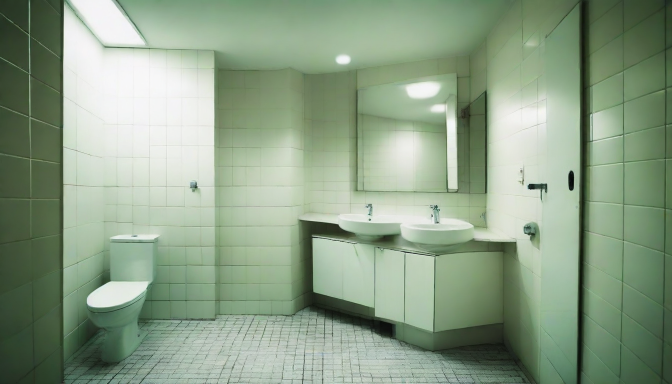
#> input picture o-reflexo/assets/plates/cctv_empty.png, 1344 x 768 px, given in place of s02_a.png, which was not available (shown at 1/2 size)
$ python composites.py
#> lines starting #> are read from the running program, lines starting #| are printed output that depends on the picture; after the words box and inside, x2 and y2 are one past the last pixel; in counts of white or black regions, pixels touching at a corner belong together
"""Monta as imagens-base compostas (espelhos) a partir das imagens geradas."""
import os
import numpy as np
from PIL import Image, ImageFilter, ImageEnhance, ImageDraw
ROOT = os.path.dirname(os.path.dirname(os.path.abspath(__file__))); P = f"{ROOT}/assets/plates"
L = lambda n: Image.open(f"{P}/{n}.png").convert("RGB")

def soft_mask(size, box, feather):
    m = Image.new("L", size, 0); ImageDraw.Draw(m).rectangle(box, fill=255); return m.filter(ImageFilter.GaussianBlur(feather))

# S02: Clara de perfil (real, à esquerda) + o espelho à direita com o reflexo (a mesma pessoa, espelhada)
a = L("s02_a"); W, H = a.size; mx0 = 985; gw = W - mx0
#> further down, a is the input picture: PIL image 1344x768 RGB; mean R, G, B 139.3, 158.7, 134.4
#> after `W, H = a.size`: W = 1344; H = 768
#> after `gw = W - mx0`: gw = 359
fl = a.transpose(Image.FLIP_LEFT_RIGHT)
back = fl.crop((0, 0, gw, H)).filter(ImageFilter.GaussianBlur(3))                      # parede refletida
person = fl.crop((330, 0, 1150, 768)); sc = 0.55; GH = 560
person = person.resize((int(person.width * sc), int(person.height * sc)), Image.LANCZOS)
#> person: PIL image 451x422 RGB
glass = back.copy()
pm = soft_mask(person.size, (40, 50, person.width - 40, person.height + 80), 32)
#> in soft_mask, `m = Image.new('L', size, 0)`: m: PIL image 451x422 L; every value is 0
#> in soft_mask, `ImageDraw.Draw(m).rectangle(box, fill=255)`:
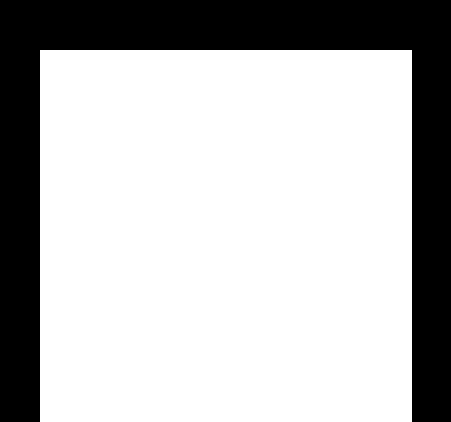
#> m: PIL image 451x422 L; 72.7% white; 1 black region, box (x1, y1, x2, y2) and area: (0, 0, 451, 422) 51938
glass.paste(person, (gw - person.width + 70, GH - person.height), pm)
glass = glass.crop((0, 0, gw, GH))
#> glass: PIL image 359x560 RGB
glass = ImageEnhance.Brightness(glass).enhance(0.7); glass = ImageEnhance.Color(glass).enhance(0.85).filter(ImageFilter.GaussianBlur(0.8))
comp = a.copy(); comp.paste(glass, (mx0, 0))
sp = Image.new("L", (gw, GH), 0); d = ImageDraw.Draw(sp)
#> after `sp = Image.new('L', (gw, GH), 0)`: sp: PIL image 359x560 L; every value is 0
for k in range(4): d.line([(20 + k * 90, 0), (190 + k * 90, GH)], fill=14, width=40)
comp.paste(Image.new("RGB", sp.size, (230, 235, 230)), (mx0, 0), sp.filter(ImageFilter.GaussianBlur(30)))
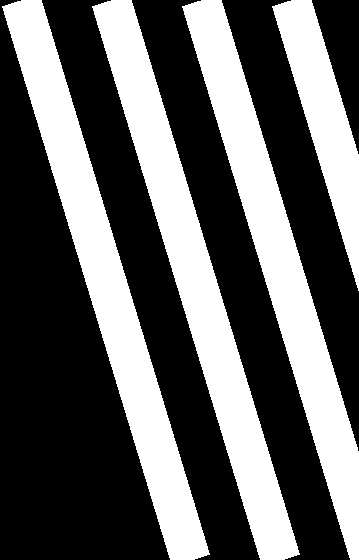
#> sp: PIL image 359x560 L; values 0 (black) and 14 (white), 38.4% white; 4 white regions, box (x1, y1, x2, y2) and area: (2, 0, 210, 560) 23189, (92, 0, 300, 560) 23189, (182, 0, 359, 560) 21482, (272, 0, 359, 291) 9274
comp.paste(Image.new("RGB", (16, H), (34, 62, 54)), (mx0 - 8, 0)); comp.paste(Image.new("RGB", (gw, 12), (34, 62, 54)), (mx0, GH))
below = ImageEnhance.Brightness(a.crop((mx0, GH + 12, W, H))).enhance(0.55); comp.paste(below, (mx0, GH + 12))
#> after `below = ImageEnhance.Brightness(a.crop((mx0, GH + 12, W, H))).enhance(`:
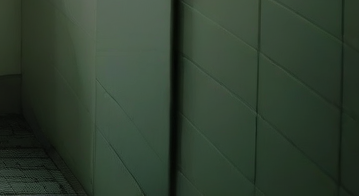
#> below: PIL image 359x196 RGB; mean R, G, B 47.9, 62.8, 47.9
comp.save(f"{P}/s02_comp.png"); print("s02_comp")
#| s02_comp

# S04: rosto-mestre em close extremo (o reflexo encostado ao vidro)
c = Image.open(f"{ROOT}/assets/img/test_clara.png").convert("RGB").resize((1344, 1344), Image.LANCZOS)
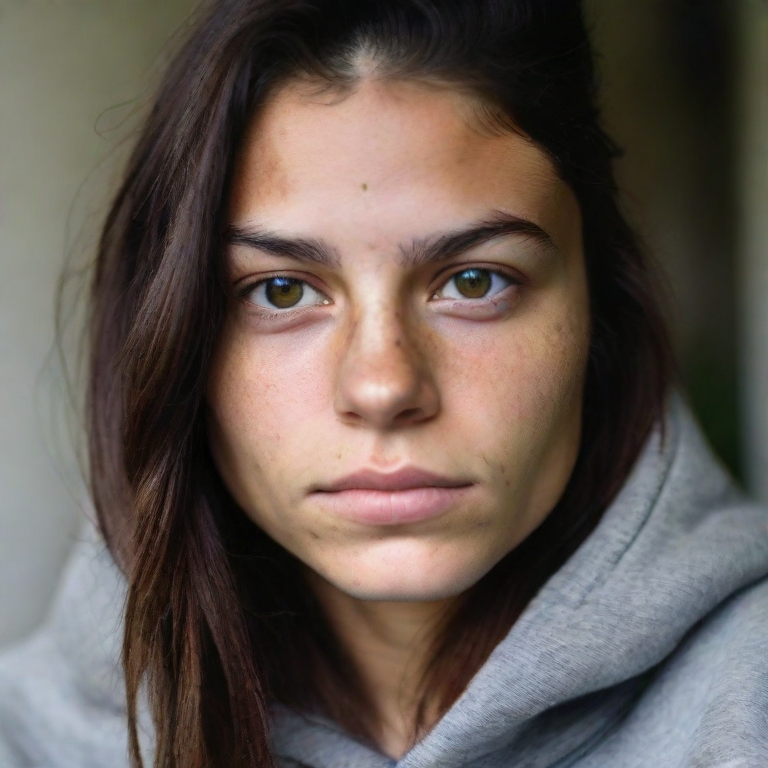
#> input picture o-reflexo/assets/img/test_clara.png, 768 x 768 px
c.crop((0, 230, 1344, 998)).save(f"{P}/s04_comp.png"); print("s04_comp")
#> after `c.crop((0, 230, 1344, 998)).save(f'{P}/s04_comp.png')`:
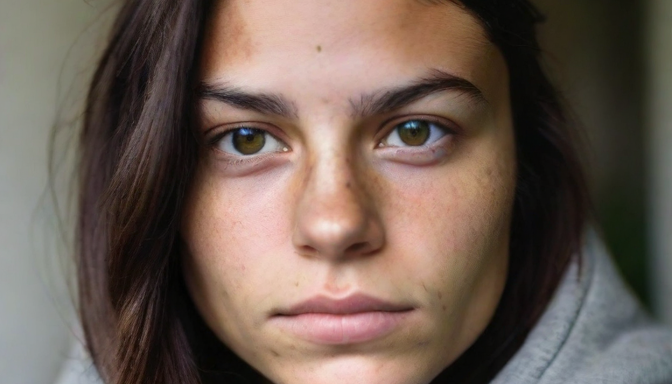
#> saved as s04_comp.png: PIL image 1344x768 RGB (shown at 1/2 size); mean R, G, B 109.9, 93.6, 83.8
#| s04_comp
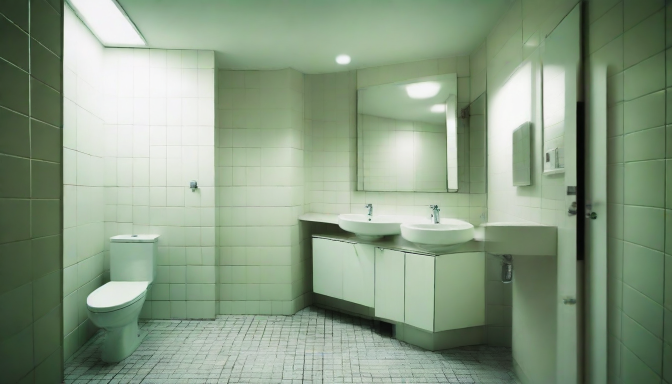
#> input picture o-reflexo/assets/plates/cctv_enter.png, 1344 x 768 px, given in place of cctv_mirror2.png, which was not available (shown at 1/2 size)

# S06: o mesmo quadro da observação, mas sem a pessoa real — só o reflexo fica
m2, e = L("cctv_mirror2"), L("cctv_empty")
#> m2 is the input picture: PIL image 1344x768 RGB; mean R, G, B 136.2, 154.9, 131.2
s06 = Image.composite(e, m2, soft_mask(m2.size, (812, 130, 1000, 760), 10)); s06.save(f"{P}/s06_comp.png"); print("s06_comp")
#> call 2 of soft_mask, with size = (1344, 768), box = (812, 130, 1000, 760), feather = 10
#> in soft_mask (call 2), `m = Image.new('L', size, 0)`: m: PIL image 1344x768 L; every value is 0
#> in soft_mask (call 2), `ImageDraw.Draw(m).rectangle(box, fill=255)`: m: PIL image 1344x768 L; 11.6% white; 1 white region, box (x1, y1, x2, y2) and area: (812, 130, 1001, 761) 119259
#> in soft_mask (call 2), `return m.filter(ImageFilter.GaussianBlur(feather))`:
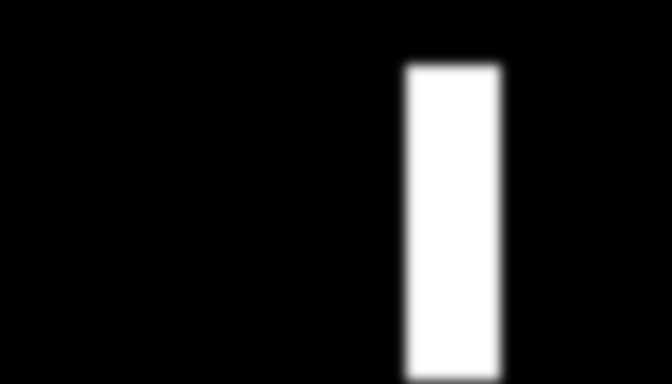
#> returned value: PIL image 1344x768 L (shown at 1/2 size); min 0, max 255, mean 29.4
#| s06_comp
